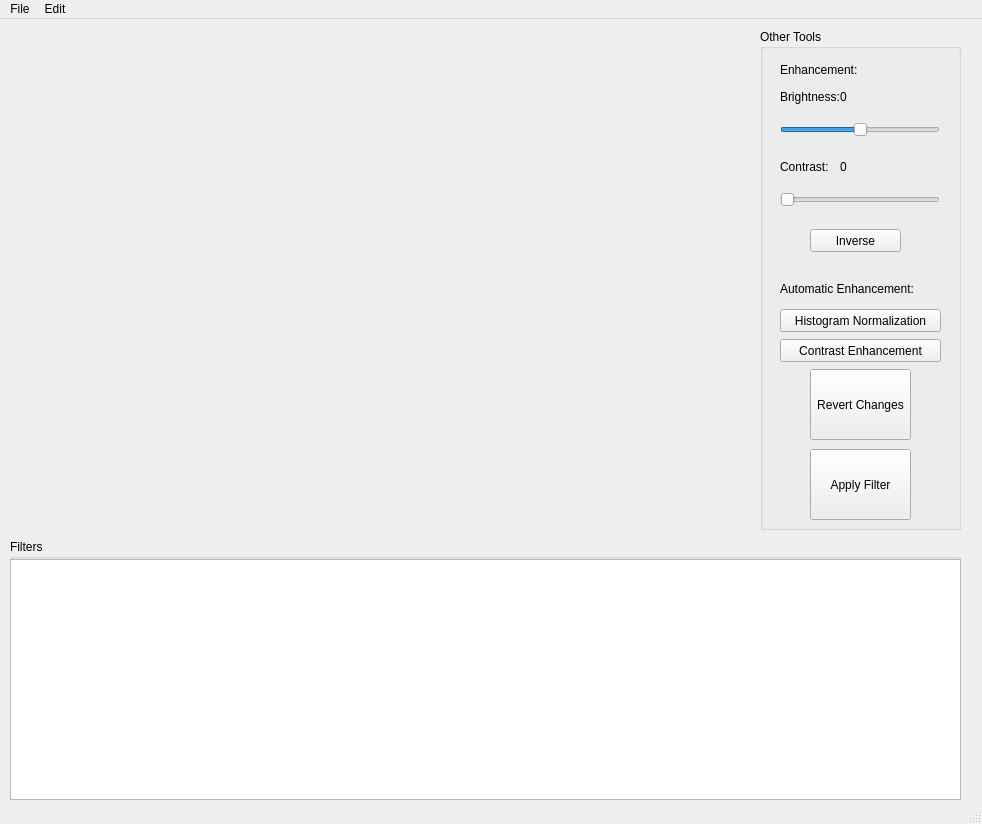
<?xml version="1.0" encoding="UTF-8"?>
<ui version="4.0">
 <class>PiMage</class>
 <widget class="QMainWindow" name="PiMage">
  <property name="geometry">
   <rect>
    <x>0</x>
    <y>0</y>
    <width>982</width>
    <height>824</height>
   </rect>
  </property>
  <property name="sizePolicy">
   <sizepolicy hsizetype="Preferred" vsizetype="Preferred">
    <horstretch>0</horstretch>
    <verstretch>0</verstretch>
   </sizepolicy>
  </property>
  <property name="windowTitle">
   <string>PiMage</string>
  </property>
  <widget class="QWidget" name="centralwidget">
   <widget class="QLabel" name="imageLabel">
    <property name="geometry">
     <rect>
      <x>10</x>
      <y>10</y>
      <width>741</width>
      <height>501</height>
     </rect>
    </property>
    <property name="cursor">
     <cursorShape>ArrowCursor</cursorShape>
    </property>
    <property name="frameShape">
     <enum>QFrame::NoFrame</enum>
    </property>
    <property name="frameShadow">
     <enum>QFrame::Plain</enum>
    </property>
    <property name="lineWidth">
     <number>1</number>
    </property>
    <property name="text">
     <string/>
    </property>
    <property name="alignment">
     <set>Qt::AlignCenter</set>
    </property>
   </widget>
   <widget class="QGroupBox" name="rightToolsGroupBox">
    <property name="geometry">
     <rect>
      <x>760</x>
      <y>10</y>
      <width>201</width>
      <height>501</height>
     </rect>
    </property>
    <property name="title">
     <string>Other Tools</string>
    </property>
    <widget class="QPushButton" name="applyButton">
     <property name="geometry">
      <rect>
       <x>50</x>
       <y>420</y>
       <width>101</width>
       <height>71</height>
      </rect>
     </property>
     <property name="cursor">
      <cursorShape>PointingHandCursor</cursorShape>
     </property>
     <property name="text">
      <string>Apply Filter</string>
     </property>
    </widget>
    <widget class="QPushButton" name="revertButton">
     <property name="geometry">
      <rect>
       <x>50</x>
       <y>340</y>
       <width>101</width>
       <height>71</height>
      </rect>
     </property>
     <property name="cursor">
      <cursorShape>PointingHandCursor</cursorShape>
     </property>
     <property name="text">
      <string>Revert Changes</string>
     </property>
    </widget>
    <widget class="QLabel" name="enhancementTextLabel">
     <property name="geometry">
      <rect>
       <x>20</x>
       <y>30</y>
       <width>161</width>
       <height>21</height>
      </rect>
     </property>
     <property name="frameShape">
      <enum>QFrame::NoFrame</enum>
     </property>
     <property name="text">
      <string>Enhancement:</string>
     </property>
    </widget>
    <widget class="QLabel" name="contrastTextLabel">
     <property name="geometry">
      <rect>
       <x>20</x>
       <y>130</y>
       <width>51</width>
       <height>16</height>
      </rect>
     </property>
     <property name="text">
      <string>Contrast:</string>
     </property>
    </widget>
    <widget class="QSlider" name="brightnessSlider">
     <property name="geometry">
      <rect>
       <x>20</x>
       <y>90</y>
       <width>160</width>
       <height>22</height>
      </rect>
     </property>
     <property name="minimum">
      <number>-200</number>
     </property>
     <property name="maximum">
      <number>200</number>
     </property>
     <property name="value">
      <number>0</number>
     </property>
     <property name="sliderPosition">
      <number>0</number>
     </property>
     <property name="orientation">
      <enum>Qt::Horizontal</enum>
     </property>
    </widget>
    <widget class="QSlider" name="contrastSlider">
     <property name="geometry">
      <rect>
       <x>20</x>
       <y>160</y>
       <width>160</width>
       <height>22</height>
      </rect>
     </property>
     <property name="cursor">
      <cursorShape>ArrowCursor</cursorShape>
     </property>
     <property name="minimum">
      <number>1</number>
     </property>
     <property name="maximum">
      <number>3</number>
     </property>
     <property name="singleStep">
      <number>1</number>
     </property>
     <property name="value">
      <number>1</number>
     </property>
     <property name="orientation">
      <enum>Qt::Horizontal</enum>
     </property>
    </widget>
    <widget class="QLabel" name="brightnessTextLabel">
     <property name="geometry">
      <rect>
       <x>20</x>
       <y>60</y>
       <width>71</width>
       <height>16</height>
      </rect>
     </property>
     <property name="text">
      <string>Brightness:</string>
     </property>
    </widget>
    <widget class="QPushButton" name="histogramNormalButton">
     <property name="geometry">
      <rect>
       <x>20</x>
       <y>280</y>
       <width>161</width>
       <height>23</height>
      </rect>
     </property>
     <property name="cursor">
      <cursorShape>PointingHandCursor</cursorShape>
     </property>
     <property name="text">
      <string>Histogram Normalization</string>
     </property>
    </widget>
    <widget class="QLabel" name="autoEnhancementTextLabel">
     <property name="geometry">
      <rect>
       <x>20</x>
       <y>250</y>
       <width>161</width>
       <height>20</height>
      </rect>
     </property>
     <property name="text">
      <string>Automatic Enhancement:</string>
     </property>
    </widget>
    <widget class="QPushButton" name="contrastEnhancementButton">
     <property name="geometry">
      <rect>
       <x>20</x>
       <y>310</y>
       <width>161</width>
       <height>23</height>
      </rect>
     </property>
     <property name="cursor">
      <cursorShape>PointingHandCursor</cursorShape>
     </property>
     <property name="text">
      <string>Contrast Enhancement</string>
     </property>
    </widget>
    <widget class="QPushButton" name="inverseButton">
     <property name="geometry">
      <rect>
       <x>50</x>
       <y>200</y>
       <width>91</width>
       <height>23</height>
      </rect>
     </property>
     <property name="cursor">
      <cursorShape>PointingHandCursor</cursorShape>
     </property>
     <property name="text">
      <string>Inverse</string>
     </property>
    </widget>
    <widget class="QLabel" name="brightnessValueLabel">
     <property name="geometry">
      <rect>
       <x>80</x>
       <y>60</y>
       <width>21</width>
       <height>16</height>
      </rect>
     </property>
     <property name="text">
      <string>0</string>
     </property>
    </widget>
    <widget class="QLabel" name="contrastValueLabel">
     <property name="geometry">
      <rect>
       <x>80</x>
       <y>130</y>
       <width>21</width>
       <height>16</height>
      </rect>
     </property>
     <property name="text">
      <string>0</string>
     </property>
    </widget>
   </widget>
   <widget class="QGroupBox" name="filtersGroupBox">
    <property name="geometry">
     <rect>
      <x>10</x>
      <y>520</y>
      <width>951</width>
      <height>261</height>
     </rect>
    </property>
    <property name="title">
     <string>Filters</string>
    </property>
    <widget class="QListWidget" name="listWidget">
     <property name="geometry">
      <rect>
       <x>0</x>
       <y>20</y>
       <width>951</width>
       <height>241</height>
      </rect>
     </property>
     <property name="flow">
      <enum>QListView::LeftToRight</enum>
     </property>
     <property name="isWrapping" stdset="0">
      <bool>true</bool>
     </property>
     <property name="spacing">
      <number>0</number>
     </property>
     <property name="viewMode">
      <enum>QListView::IconMode</enum>
     </property>
    </widget>
   </widget>
  </widget>
  <widget class="QMenuBar" name="menubar">
   <property name="geometry">
    <rect>
     <x>0</x>
     <y>0</y>
     <width>982</width>
     <height>21</height>
    </rect>
   </property>
   <widget class="QMenu" name="menuFile">
    <property name="title">
     <string>File</string>
    </property>
    <addaction name="actionOpen"/>
    <addaction name="separator"/>
    <addaction name="actionSave"/>
    <addaction name="actionSave_as"/>
    <addaction name="separator"/>
    <addaction name="actionRemove_Image"/>
    <addaction name="separator"/>
    <addaction name="actionQuit"/>
   </widget>
   <widget class="QMenu" name="menuEdit">
    <property name="title">
     <string>Edit</string>
    </property>
    <addaction name="actionCrop"/>
    <addaction name="actionResize"/>
    <addaction name="actionRotate"/>
    <addaction name="actionFlip"/>
   </widget>
   <addaction name="menuFile"/>
   <addaction name="menuEdit"/>
  </widget>
  <widget class="QStatusBar" name="statusbar"/>
  <action name="actionOpen">
   <property name="text">
    <string>Open</string>
   </property>
  </action>
  <action name="actionSave">
   <property name="text">
    <string>Save</string>
   </property>
  </action>
  <action name="actionSave_as">
   <property name="text">
    <string>Save as..</string>
   </property>
  </action>
  <action name="actionQuit">
   <property name="text">
    <string>Quit</string>
   </property>
  </action>
  <action name="actionRemove">
   <property name="text">
    <string>Remove</string>
   </property>
  </action>
  <action name="actionRemove_Image">
   <property name="text">
    <string>Remove Image</string>
   </property>
  </action>
  <action name="actionCrop">
   <property name="text">
    <string>Crop</string>
   </property>
  </action>
  <action name="actionResize">
   <property name="text">
    <string>Resize</string>
   </property>
  </action>
  <action name="actionRotate">
   <property name="text">
    <string>Rotate</string>
   </property>
  </action>
  <action name="actionFlip">
   <property name="text">
    <string>Flip</string>
   </property>
  </action>
 </widget>
 <resources/>
 <connections/>
</ui>
